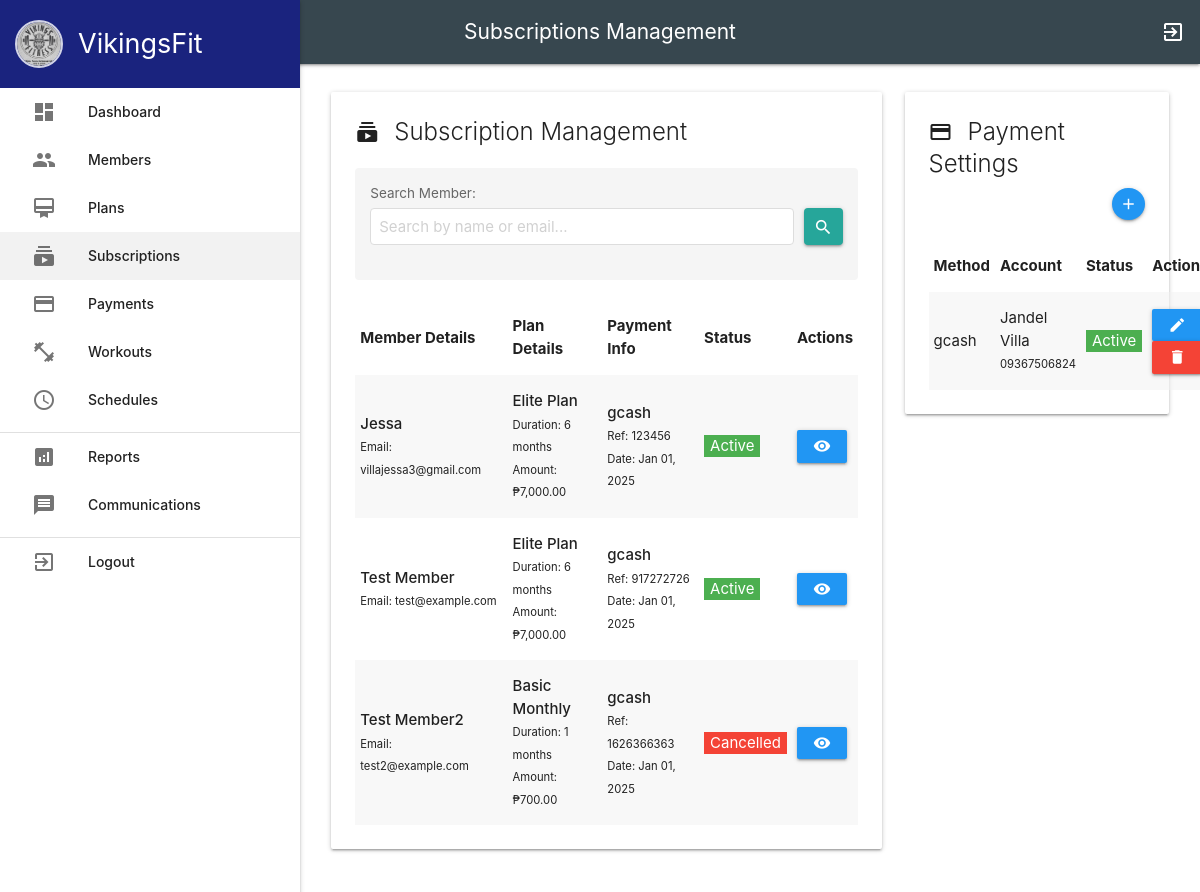
/admin/subscriptions.php (signed in), run on the app's committed database.
### tables this page shows
CREATE TABLE `subscriptions` (
  `id` int(11) NOT NULL,
  `user_id` int(11) NOT NULL,
  `plan` varchar(100) DEFAULT NULL,
  `amount` decimal(10,2) NOT NULL,
  `start_date` date NOT NULL,
  `end_date` date NOT NULL,
  `created_at` timestamp NOT NULL DEFAULT current_timestamp(),
  `payment_id` int(11) DEFAULT NULL,
  `plan_id` int(11) DEFAULT NULL,
  `status` enum('pending','active','expired','cancelled') NOT NULL DEFAULT 'pending'
);

CREATE TABLE `users` (
  `id` int(11) NOT NULL,
  `username` varchar(50) NOT NULL,
  `password` varchar(255) NOT NULL,
  `email` varchar(100) NOT NULL,
  `full_name` varchar(100) NOT NULL,
  `role` enum('admin','member') DEFAULT 'member',
  `created_at` timestamp NOT NULL DEFAULT current_timestamp()
);

CREATE TABLE `plans` (
  `id` int(11) NOT NULL,
  `name` varchar(100) NOT NULL,
  `description` text DEFAULT NULL,
  `duration` int(11) NOT NULL COMMENT 'Duration in months',
  `price` decimal(10,2) NOT NULL,
  `features` text DEFAULT NULL,
  `created_at` timestamp NOT NULL DEFAULT current_timestamp(),
  `status` enum('active','inactive') NOT NULL DEFAULT 'active'
);

CREATE TABLE `payments` (
  `id` int(11) NOT NULL,
  `user_id` int(11) NOT NULL,
  `amount` decimal(10,2) NOT NULL,
  `payment_method` enum('cash','gcash') NOT NULL DEFAULT 'cash',
  `payment_reference` varchar(100) DEFAULT NULL,
  `payment_screenshot` varchar(255) DEFAULT NULL,
  `payment_date` timestamp NOT NULL DEFAULT current_timestamp(),
  `status` enum('pending','verified','rejected') DEFAULT 'pending',
  `created_at` timestamp NOT NULL DEFAULT current_timestamp()
);

CREATE TABLE `payment_settings` (
  `id` int(11) NOT NULL,
  `payment_method` varchar(50) NOT NULL,
  `account_name` varchar(100) NOT NULL,
  `account_number` varchar(50) NOT NULL,
  `qr_code_path` varchar(255) DEFAULT NULL,
  `is_active` tinyint(1) NOT NULL DEFAULT 1,
  `created_at` timestamp NOT NULL DEFAULT current_timestamp(),
  `updated_at` timestamp NOT NULL DEFAULT current_timestamp() ON UPDATE current_timestamp(),
  `status` enum('active','inactive') NOT NULL DEFAULT 'active'
);

### admin/subscriptions.php (the view, shortened to what this page needs)
<?php
require_once 'includes/header.php';
$database = new Database();
$db = $database->getConnection();
$stmt = $db->prepare("
    SELECT
        s.*,
        p.id as payment_id,
        p.payment_reference,
        p.payment_method,
        p.payment_screenshot,
        p.status as payment_status,
        p.amount,
        p.created_at as payment_date,
        u.full_name,
        u.email,
        pl.name as plan_name,
        pl.duration as plan_duration
    FROM subscriptions s
    JOIN users u ON s.user_id = u.id
    LEFT JOIN payments p ON s.payment_id = p.id
    JOIN plans pl ON s.plan_id = pl.id
    ORDER BY
        CASE
            WHEN s.status = 'pending' THEN 1
            WHEN s.status = 'active' THEN 2
            ELSE 3
        END,
        s.created_at DESC
");
$stmt->execute();
$subscriptions = $stmt->fetchAll(PDO::FETCH_ASSOC);
$stmt = $db->prepare("SELECT * FROM payment_settings ORDER BY payment_method");
$stmt->execute();
$payment_settings = $stmt->fetchAll(PDO::FETCH_ASSOC);
?>
<main>
    <div class="dashboard-container">
        <div class="row">
            <div class="col s12 m8">
                <div class="card">
                    <div class="card-content">
                        <span class="card-title">
                            <i class="material-icons left">subscriptions</i>
                            Subscription Management
                        </span>
                        <div class="filter-section">
                            <div class="row">
                                <div class="col s12">
                                    <label for="search-input">Search Member:</label>
                                    <div class="input-field-with-button">
                                        <input type="text" id="search-input" class="browser-default" placeholder="Search by name or email...">
                                        <button type="button" id="search-button" class="btn waves-effect waves-light">
                                            <i class="material-icons">search</i>
                                        </button>
                                    </div>
                                </div>
                            </div>
                        </div>
                        <table class="striped responsive-table">
                            <thead>
                                <tr>
                                    <th>Member Details</th>
                                    <th>Plan Details</th>
                                    <th>Payment Info</th>
                                    <th>Status</th>
                                    <th>Actions</th>
                                </tr>
                            </thead>
                            <tbody>
                                <?php if (empty($subscriptions)): ?>
                                    <tr>
                                        <td colspan="5" class="center-align">No subscriptions found</td>
                                    </tr>
                                <?php else: ?>
                                    <?php foreach ($subscriptions as $subscription): ?>
                                        <tr class="subscription-row" data-status="<?php echo $subscription['status']; ?>">
                                            <td>
                                                <strong><?php echo htmlspecialchars($subscription['full_name']); ?></strong><br>
                                                <small>Email: <?php echo htmlspecialchars($subscription['email']); ?></small>
                                            </td>
                                            <td>
                                                <strong><?php echo htmlspecialchars($subscription['plan_name']); ?></strong><br>
                                                <small>Duration: <?php echo $subscription['plan_duration']; ?> months</small><br>
                                                <small>Amount: ₱<?php echo number_format($subscription['amount'], 2); ?></small>
                                            </td>
                                            <td>
                                                <strong><?php echo htmlspecialchars($subscription['payment_method']); ?></strong><br>
                                                <small>Ref: <?php echo htmlspecialchars($subscription['payment_reference']); ?></small><br>
                                                <small>Date: <?php echo date('M d, Y', strtotime($subscription['payment_date'])); ?></small>
                                            </td>
                                            <td>
                                                <?php if ($subscription['status'] === 'pending'): ?>
                                                    <span class="badge orange white-text">Pending</span>
                                                <?php elseif ($subscription['status'] === 'active'): ?>
                                                    <span class="badge green white-text">Active</span>
                                                <?php elseif ($subscription['status'] === 'expired'): ?>
                                                    <span class="badge grey white-text">Expired</span>
                                                <?php elseif ($subscription['status'] === 'cancelled'): ?>
                                                    <span class="badge red white-text">Cancelled</span>
                                                <?php endif; ?>
                                            </td>
                                            <td>
                                                <?php if ($subscription['payment_screenshot']): ?>
                                                    <a href="#" class="btn-small blue view-proof"
                                                       data-image="../uploads/payments/<?php echo htmlspecialchars($subscription['payment_screenshot']); ?>"
                                                       data-reference="<?php echo htmlspecialchars($subscription['payment_reference']); ?>">
                                                        <i class="material-icons">visibility</i>
                                                    </a>
                                                <?php endif; ?>
                                            </td>
                                        </tr>
                                    <?php endforeach; ?>
                                <?php endif; ?>
                            </tbody>
                        </table>
                    </div>
                </div>
            </div>
            <div class="col s12 m4">
                <div class="card">
                    <div class="card-content">
                        <span class="card-title">
                            <i class="material-icons left">payment</i>
                            Payment Settings
                        </span>
                        <div class="right-align" style="margin-bottom: 20px;">
                            <a class="btn-floating btn-small blue add-payment-setting">
                                <i class="material-icons">add</i>
                            </a>
                        </div>
                        <table class="striped responsive-table">
                            <thead>
                                <tr>
                                    <th>Method</th>
                                    <th>Account</th>
                                    <th>Status</th>
                                    <th>Actions</th>
                                </tr>
                            </thead>
                            <tbody>
                                <?php foreach ($payment_settings as $method): ?>
                                    <tr>
                                        <td><?php echo htmlspecialchars($method['payment_method']); ?></td>
                                        <td>
                                            <?php echo htmlspecialchars($method['account_name']); ?><br>
                                            <small><?php echo htmlspecialchars($method['account_number']); ?></small>
                                        </td>
                                        <td>
                                            <?php if ($method['status'] === 'active'): ?>
                                                <span class="badge green white-text">Active</span>
                                            <?php else: ?>
                                                <span class="badge grey white-text">Inactive</span>
                                            <?php endif; ?>
                                        </td>
                                        <td>
                                            <a href="#" class="btn-small blue edit-payment-setting"
                                               data-id="<?php echo $method['id']; ?>"
                                               data-method="<?php echo htmlspecialchars($method['payment_method']); ?>"
                                               data-name="<?php echo htmlspecialchars($method['account_name']); ?>"
                                               data-number="<?php echo htmlspecialchars($method['account_number']); ?>"
                                               data-status="<?php echo $method['status']; ?>">
                                                <i class="material-icons">edit</i>
                                            </a>
                                            <a href="#" class="btn-small red delete-payment-setting"
                                               data-id="<?php echo $method['id']; ?>">
                                                <i class="material-icons">delete</i>
                                            </a>
                                        </td>
                                    </tr>
                                <?php endforeach; ?>
                            </tbody>
                        </table>
                    </div>
                </div>
            </div>
        </div>
    </div>
</main>
<?php require_once 'includes/footer.php'; ?>

### admin/includes/header.php (style rules this page uses)
header, main, footer { padding-left: 300px; }
.dashboard-container { padding: 20px; }

### admin/subscriptions.php (style rules this page uses)
.filter-section { margin: 20px 0; padding: 15px; background: #f5f5f5; border-radius: 4px; }
.filter-section label { display: block; margin-bottom: 5px; color: #666; font-size: 0.9rem; }
.filter-section input[type="text"] { width: 100%; padding: 8px; border: 1px solid #ddd; border-radius: 4px; background-color: white; height: 2.5rem; }
.input-field-with-button { display: flex; align-items: center; gap: 10px; }
.input-field-with-button input[type="text"] { flex: 1; }
.input-field-with-button button[type="button"] { padding: 0 10px; border: none; border-radius: 4px; background-color: #26a69a; color: white; cursor: pointer; height: 2.5rem; display: flex; align-items: center; justify-content: center; }

### data on the page
subscriptions: user.full_name "Jessa", user.email "villajessa3@gmail.com", plan.name "Elite Plan", plan.duration "6", payment.amount "7,000.00", payment.payment_method "gcash", payment.payment_reference "123456", payment.created_at "Jan 01, 2025", status "Active"
subscriptions: user.full_name "Test Member", user.email "test@example.com", plan.name "Elite Plan", plan.duration "6", payment.amount "7,000.00", payment.payment_method "gcash", payment.payment_reference "917272726", payment.created_at "Jan 01, 2025", status "Active"
subscriptions: user.full_name "Test Member2", user.email "test2@example.com", plan.name "Basic Monthly", plan.duration "1", payment.amount "700.00", payment.payment_method "gcash", payment.payment_reference "1626366363", payment.created_at "Jan 01, 2025", status "Cancelled"
payment_settings: payment_method "gcash", account_name "Jandel Villa", account_number "09367506824", status "Active"

### other printed values
$page_title "Subscriptions Management"
